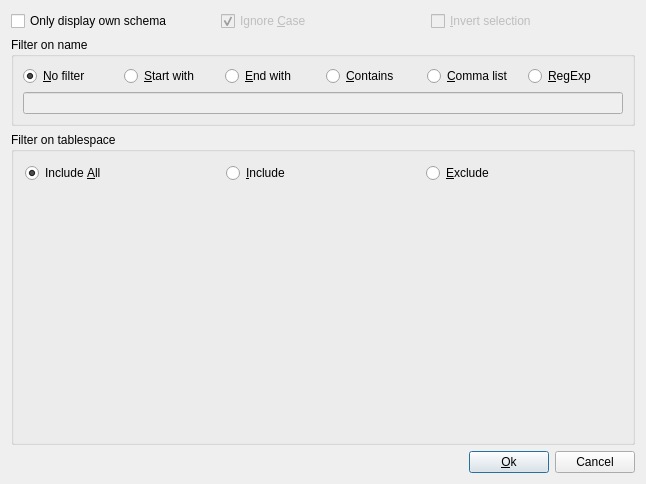
<ui version="4.0" >
 <class>toBrowserFilterUI</class>
 <widget class="QDialog" name="toBrowserFilterUI" >
  <property name="geometry" >
   <rect>
    <x>0</x>
    <y>0</y>
    <width>646</width>
    <height>484</height>
   </rect>
  </property>
  <property name="windowTitle" >
   <string>Filter setting</string>
  </property>
  <layout class="QGridLayout" >
   <property name="leftMargin" >
    <number>11</number>
   </property>
   <property name="topMargin" >
    <number>11</number>
   </property>
   <property name="rightMargin" >
    <number>11</number>
   </property>
   <property name="bottomMargin" >
    <number>11</number>
   </property>
   <property name="horizontalSpacing" >
    <number>6</number>
   </property>
   <property name="verticalSpacing" >
    <number>6</number>
   </property>
   <item row="4" column="0" >
    <spacer>
     <property name="orientation" >
      <enum>Qt::Horizontal</enum>
     </property>
     <property name="sizeType" >
      <enum>QSizePolicy::Expanding</enum>
     </property>
     <property name="sizeHint" >
      <size>
       <width>20</width>
       <height>20</height>
      </size>
     </property>
    </spacer>
   </item>
   <item row="4" column="1" >
    <widget class="QPushButton" name="OkButton" >
     <property name="sizePolicy" >
      <sizepolicy vsizetype="Fixed" hsizetype="Fixed" >
       <horstretch>0</horstretch>
       <verstretch>0</verstretch>
      </sizepolicy>
     </property>
     <property name="text" >
      <string>&amp;Ok</string>
     </property>
     <property name="default" >
      <bool>true</bool>
     </property>
    </widget>
   </item>
   <item row="4" column="2" >
    <widget class="QPushButton" name="Cancel" >
     <property name="sizePolicy" >
      <sizepolicy vsizetype="Fixed" hsizetype="Fixed" >
       <horstretch>0</horstretch>
       <verstretch>0</verstretch>
      </sizepolicy>
     </property>
     <property name="text" >
      <string>Cancel</string>
     </property>
    </widget>
   </item>
   <item row="1" column="0" colspan="3" >
    <widget class="QGroupBox" name="ButtonsBox" >
     <property name="sizePolicy" >
      <sizepolicy vsizetype="Maximum" hsizetype="Preferred" >
       <horstretch>0</horstretch>
       <verstretch>0</verstretch>
      </sizepolicy>
     </property>
     <property name="minimumSize" >
      <size>
       <width>0</width>
       <height>0</height>
      </size>
     </property>
     <property name="title" >
      <string>Filter on name</string>
     </property>
     <layout class="QVBoxLayout" >
      <item>
       <layout class="QHBoxLayout" >
        <item>
         <widget class="QRadioButton" name="None" >
          <property name="text" >
           <string>&amp;No filter</string>
          </property>
          <property name="checked" >
           <bool>true</bool>
          </property>
          <property name="buttonGroupId" stdset="0" >
           <number>0</number>
          </property>
         </widget>
        </item>
        <item>
         <widget class="QRadioButton" name="StartWith" >
          <property name="toolTip" >
           <string>Object name start with</string>
          </property>
          <property name="text" >
           <string>&amp;Start with</string>
          </property>
          <property name="buttonGroupId" stdset="0" >
           <number>1</number>
          </property>
         </widget>
        </item>
        <item>
         <widget class="QRadioButton" name="EndWith" >
          <property name="toolTip" >
           <string>Object name ends in</string>
          </property>
          <property name="text" >
           <string>&amp;End with</string>
          </property>
          <property name="buttonGroupId" stdset="0" >
           <number>2</number>
          </property>
         </widget>
        </item>
        <item>
         <widget class="QRadioButton" name="Contains" >
          <property name="toolTip" >
           <string>Object name contains</string>
          </property>
          <property name="text" >
           <string>&amp;Contains</string>
          </property>
          <property name="buttonGroupId" stdset="0" >
           <number>3</number>
          </property>
         </widget>
        </item>
        <item>
         <widget class="QRadioButton" name="CommaSeparate" >
          <property name="toolTip" >
           <string>Comma separated list of object names</string>
          </property>
          <property name="text" >
           <string>&amp;Comma list</string>
          </property>
          <property name="buttonGroupId" stdset="0" >
           <number>4</number>
          </property>
         </widget>
        </item>
        <item>
         <widget class="QRadioButton" name="RegExp" >
          <property name="toolTip" >
           <string>Object name matches RegExp</string>
          </property>
          <property name="text" >
           <string>&amp;RegExp</string>
          </property>
          <property name="buttonGroupId" stdset="0" >
           <number>5</number>
          </property>
         </widget>
        </item>
       </layout>
      </item>
      <item>
       <widget class="QLineEdit" name="String" >
        <property name="enabled" >
         <bool>false</bool>
        </property>
       </widget>
      </item>
     </layout>
    </widget>
   </item>
   <item row="2" column="0" colspan="3" >
    <widget class="QGroupBox" name="TablespaceType" >
     <property name="sizePolicy" >
      <sizepolicy vsizetype="Expanding" hsizetype="Preferred" >
       <horstretch>0</horstretch>
       <verstretch>0</verstretch>
      </sizepolicy>
     </property>
     <property name="title" >
      <string>Filter on tablespace</string>
     </property>
     <layout class="QGridLayout" >
      <property name="leftMargin" >
       <number>11</number>
      </property>
      <property name="topMargin" >
       <number>11</number>
      </property>
      <property name="rightMargin" >
       <number>11</number>
      </property>
      <property name="bottomMargin" >
       <number>11</number>
      </property>
      <property name="horizontalSpacing" >
       <number>6</number>
      </property>
      <property name="verticalSpacing" >
       <number>6</number>
      </property>
      <item row="0" column="0" >
       <widget class="QRadioButton" name="IncludeAll" >
        <property name="text" >
         <string>Include &amp;All</string>
        </property>
        <property name="checked" >
         <bool>true</bool>
        </property>
       </widget>
      </item>
      <item row="0" column="1" >
       <widget class="QRadioButton" name="Include" >
        <property name="text" >
         <string>&amp;Include</string>
        </property>
       </widget>
      </item>
      <item row="0" column="2" >
       <widget class="QRadioButton" name="Exclude" >
        <property name="text" >
         <string>&amp;Exclude</string>
        </property>
       </widget>
      </item>
      <item row="1" column="0" colspan="3" >
       <widget class="toResultView" native="1" name="Tablespaces" >
        <property name="enabled" >
         <bool>false</bool>
        </property>
        <property name="focusPolicy" >
         <enum>Qt::StrongFocus</enum>
        </property>
       </widget>
      </item>
     </layout>
    </widget>
   </item>
   <item row="0" column="0" colspan="3" >
    <layout class="QHBoxLayout" >
     <property name="spacing" >
      <number>6</number>
     </property>
     <property name="leftMargin" >
      <number>0</number>
     </property>
     <property name="topMargin" >
      <number>0</number>
     </property>
     <property name="rightMargin" >
      <number>0</number>
     </property>
     <property name="bottomMargin" >
      <number>0</number>
     </property>
     <item>
      <widget class="QCheckBox" name="OnlyOwnSchema" >
       <property name="text" >
        <string>Only display own schema</string>
       </property>
      </widget>
     </item>
     <item>
      <widget class="QCheckBox" name="IgnoreCase" >
       <property name="enabled" >
        <bool>false</bool>
       </property>
       <property name="text" >
        <string>Ignore &amp;Case</string>
       </property>
       <property name="checked" >
        <bool>true</bool>
       </property>
      </widget>
     </item>
     <item>
      <widget class="QCheckBox" name="Invert" >
       <property name="enabled" >
        <bool>false</bool>
       </property>
       <property name="text" >
        <string>&amp;Invert selection</string>
       </property>
      </widget>
     </item>
    </layout>
   </item>
  </layout>
 </widget>
 <customwidgets>
  <customwidget>
   <class>toResultView</class>
   <extends>QWidget</extends>
   <header>toresultview.h</header>
  </customwidget>
 </customwidgets>
 <tabstops>
  <tabstop>OnlyOwnSchema</tabstop>
  <tabstop>IgnoreCase</tabstop>
  <tabstop>Invert</tabstop>
  <tabstop>None</tabstop>
  <tabstop>String</tabstop>
  <tabstop>IncludeAll</tabstop>
  <tabstop>Include</tabstop>
  <tabstop>Exclude</tabstop>
  <tabstop>Tablespaces</tabstop>
  <tabstop>OkButton</tabstop>
  <tabstop>Cancel</tabstop>
 </tabstops>
 <resources/>
 <connections>
  <connection>
   <sender>None</sender>
   <signal>toggled(bool)</signal>
   <receiver>String</receiver>
   <slot>setDisabled(bool)</slot>
   <hints>
    <hint type="sourcelabel" >
     <x>20</x>
     <y>20</y>
    </hint>
    <hint type="destinationlabel" >
     <x>20</x>
     <y>20</y>
    </hint>
   </hints>
  </connection>
  <connection>
   <sender>None</sender>
   <signal>toggled(bool)</signal>
   <receiver>IgnoreCase</receiver>
   <slot>setDisabled(bool)</slot>
   <hints>
    <hint type="sourcelabel" >
     <x>20</x>
     <y>20</y>
    </hint>
    <hint type="destinationlabel" >
     <x>20</x>
     <y>20</y>
    </hint>
   </hints>
  </connection>
  <connection>
   <sender>None</sender>
   <signal>toggled(bool)</signal>
   <receiver>Invert</receiver>
   <slot>setDisabled(bool)</slot>
   <hints>
    <hint type="sourcelabel" >
     <x>20</x>
     <y>20</y>
    </hint>
    <hint type="destinationlabel" >
     <x>20</x>
     <y>20</y>
    </hint>
   </hints>
  </connection>
  <connection>
   <sender>Cancel</sender>
   <signal>clicked()</signal>
   <receiver>toBrowserFilterUI</receiver>
   <slot>reject()</slot>
   <hints>
    <hint type="sourcelabel" >
     <x>20</x>
     <y>20</y>
    </hint>
    <hint type="destinationlabel" >
     <x>20</x>
     <y>20</y>
    </hint>
   </hints>
  </connection>
  <connection>
   <sender>OkButton</sender>
   <signal>clicked()</signal>
   <receiver>toBrowserFilterUI</receiver>
   <slot>accept()</slot>
   <hints>
    <hint type="sourcelabel" >
     <x>20</x>
     <y>20</y>
    </hint>
    <hint type="destinationlabel" >
     <x>20</x>
     <y>20</y>
    </hint>
   </hints>
  </connection>
  <connection>
   <sender>IncludeAll</sender>
   <signal>toggled(bool)</signal>
   <receiver>Tablespaces</receiver>
   <slot>setDisabled(bool)</slot>
   <hints>
    <hint type="sourcelabel" >
     <x>20</x>
     <y>20</y>
    </hint>
    <hint type="destinationlabel" >
     <x>20</x>
     <y>20</y>
    </hint>
   </hints>
  </connection>
 </connections>
</ui>
